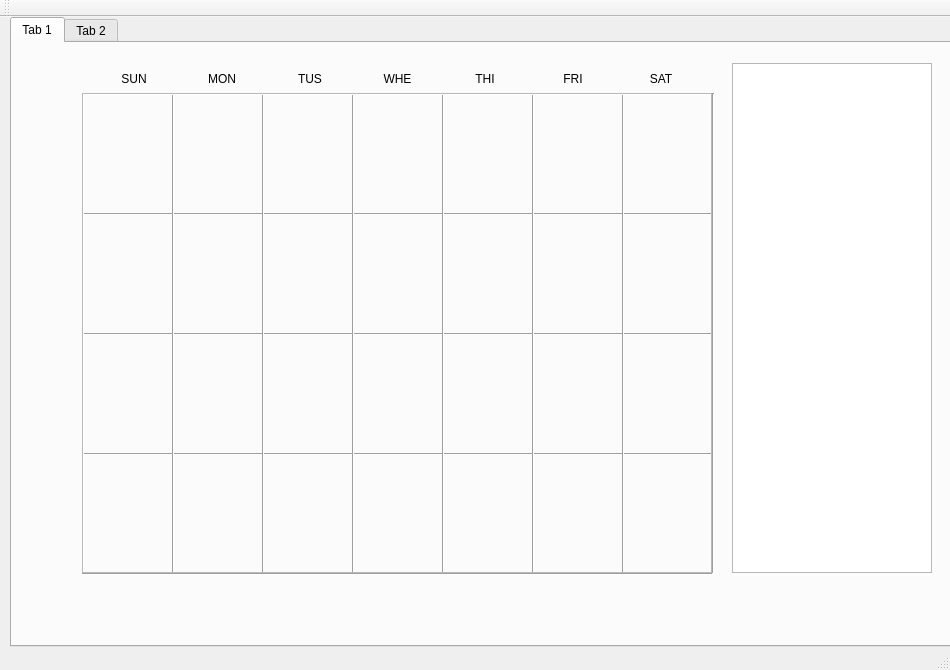
<?xml version="1.0" encoding="UTF-8"?>
<ui version="4.0">
 <class>MainWindow</class>
 <widget class="QMainWindow" name="MainWindow">
  <property name="geometry">
   <rect>
    <x>0</x>
    <y>0</y>
    <width>950</width>
    <height>670</height>
   </rect>
  </property>
  <property name="windowTitle">
   <string>MainWindow</string>
  </property>
  <widget class="QWidget" name="centralWidget">
   <widget class="QTabWidget" name="tabWidget">
    <property name="geometry">
     <rect>
      <x>10</x>
      <y>0</y>
      <width>950</width>
      <height>630</height>
     </rect>
    </property>
    <property name="toolTip">
     <string>&lt;html&gt;&lt;head/&gt;&lt;body&gt;&lt;p&gt;erwefwf&lt;/p&gt;&lt;/body&gt;&lt;/html&gt;</string>
    </property>
    <property name="currentIndex">
     <number>0</number>
    </property>
    <widget class="QWidget" name="tab_1">
     <attribute name="title">
      <string>Tab 1</string>
     </attribute>
     <widget class="QWidget" name="verticalLayoutWidget">
      <property name="geometry">
       <rect>
        <x>50</x>
        <y>50</y>
        <width>21</width>
        <height>481</height>
       </rect>
      </property>
      <layout class="QVBoxLayout" name="verticalLayout_1">
       <item>
        <widget class="QLabel" name="label_1">
         <property name="text">
          <string>9</string>
         </property>
         <property name="alignment">
          <set>Qt::AlignCenter</set>
         </property>
        </widget>
       </item>
       <item>
        <widget class="QLabel" name="label_2">
         <property name="text">
          <string>10</string>
         </property>
         <property name="alignment">
          <set>Qt::AlignCenter</set>
         </property>
        </widget>
       </item>
       <item>
        <widget class="QLabel" name="label_3">
         <property name="text">
          <string>11</string>
         </property>
         <property name="alignment">
          <set>Qt::AlignCenter</set>
         </property>
        </widget>
       </item>
       <item>
        <widget class="QLabel" name="label_4">
         <property name="text">
          <string>12</string>
         </property>
         <property name="alignment">
          <set>Qt::AlignCenter</set>
         </property>
        </widget>
       </item>
       <item>
        <widget class="QLabel" name="label_5">
         <property name="text">
          <string>13</string>
         </property>
         <property name="alignment">
          <set>Qt::AlignCenter</set>
         </property>
        </widget>
       </item>
       <item>
        <widget class="QLabel" name="label_6">
         <property name="text">
          <string>14</string>
         </property>
         <property name="alignment">
          <set>Qt::AlignCenter</set>
         </property>
        </widget>
       </item>
       <item>
        <widget class="QLabel" name="label_7">
         <property name="text">
          <string>15</string>
         </property>
         <property name="alignment">
          <set>Qt::AlignCenter</set>
         </property>
        </widget>
       </item>
       <item>
        <widget class="QLabel" name="label_8">
         <property name="text">
          <string>16</string>
         </property>
         <property name="alignment">
          <set>Qt::AlignCenter</set>
         </property>
        </widget>
       </item>
       <item>
        <widget class="QLabel" name="label_9">
         <property name="text">
          <string>17</string>
         </property>
         <property name="alignment">
          <set>Qt::AlignCenter</set>
         </property>
        </widget>
       </item>
       <item>
        <widget class="QLabel" name="label_10">
         <property name="text">
          <string>18</string>
         </property>
         <property name="alignment">
          <set>Qt::AlignCenter</set>
         </property>
        </widget>
       </item>
       <item>
        <widget class="QLabel" name="label_11">
         <property name="text">
          <string>19</string>
         </property>
         <property name="alignment">
          <set>Qt::AlignCenter</set>
         </property>
        </widget>
       </item>
       <item>
        <widget class="QLabel" name="label_12">
         <property name="text">
          <string>20</string>
         </property>
         <property name="alignment">
          <set>Qt::AlignCenter</set>
         </property>
        </widget>
       </item>
      </layout>
     </widget>
     <widget class="QWidget" name="horizontalLayoutWidget">
      <property name="geometry">
       <rect>
        <x>70</x>
        <y>20</y>
        <width>631</width>
        <height>31</height>
       </rect>
      </property>
      <layout class="QHBoxLayout" name="horizontalLayout_1">
       <item>
        <widget class="QLabel" name="label_sun">
         <property name="text">
          <string>SUN</string>
         </property>
         <property name="alignment">
          <set>Qt::AlignCenter</set>
         </property>
        </widget>
       </item>
       <item>
        <widget class="QLabel" name="label_mon">
         <property name="text">
          <string>MON</string>
         </property>
         <property name="alignment">
          <set>Qt::AlignCenter</set>
         </property>
        </widget>
       </item>
       <item>
        <widget class="QLabel" name="label_tus">
         <property name="text">
          <string>TUS</string>
         </property>
         <property name="alignment">
          <set>Qt::AlignCenter</set>
         </property>
        </widget>
       </item>
       <item>
        <widget class="QLabel" name="label_whe">
         <property name="text">
          <string>WHE</string>
         </property>
         <property name="alignment">
          <set>Qt::AlignCenter</set>
         </property>
        </widget>
       </item>
       <item>
        <widget class="QLabel" name="label_thi">
         <property name="text">
          <string>THI</string>
         </property>
         <property name="alignment">
          <set>Qt::AlignCenter</set>
         </property>
        </widget>
       </item>
       <item>
        <widget class="QLabel" name="label_fri">
         <property name="text">
          <string>FRI</string>
         </property>
         <property name="alignment">
          <set>Qt::AlignCenter</set>
         </property>
        </widget>
       </item>
       <item>
        <widget class="QLabel" name="label_sat">
         <property name="text">
          <string>SAT</string>
         </property>
         <property name="alignment">
          <set>Qt::AlignCenter</set>
         </property>
        </widget>
       </item>
      </layout>
     </widget>
     <widget class="Line" name="line_2">
      <property name="geometry">
       <rect>
        <x>70</x>
        <y>170</y>
        <width>630</width>
        <height>3</height>
       </rect>
      </property>
      <property name="orientation">
       <enum>Qt::Horizontal</enum>
      </property>
     </widget>
     <widget class="Line" name="line_3">
      <property name="geometry">
       <rect>
        <x>70</x>
        <y>290</y>
        <width>630</width>
        <height>3</height>
       </rect>
      </property>
      <property name="orientation">
       <enum>Qt::Horizontal</enum>
      </property>
     </widget>
     <widget class="Line" name="line_4">
      <property name="geometry">
       <rect>
        <x>70</x>
        <y>410</y>
        <width>630</width>
        <height>3</height>
       </rect>
      </property>
      <property name="orientation">
       <enum>Qt::Horizontal</enum>
      </property>
     </widget>
     <widget class="Line" name="line_5">
      <property name="geometry">
       <rect>
        <x>70</x>
        <y>530</y>
        <width>630</width>
        <height>3</height>
       </rect>
      </property>
      <property name="orientation">
       <enum>Qt::Horizontal</enum>
      </property>
     </widget>
     <widget class="Line" name="line_7">
      <property name="geometry">
       <rect>
        <x>250</x>
        <y>50</y>
        <width>3</width>
        <height>480</height>
       </rect>
      </property>
      <property name="orientation">
       <enum>Qt::Vertical</enum>
      </property>
     </widget>
     <widget class="Line" name="line_8">
      <property name="geometry">
       <rect>
        <x>160</x>
        <y>50</y>
        <width>3</width>
        <height>480</height>
       </rect>
      </property>
      <property name="orientation">
       <enum>Qt::Vertical</enum>
      </property>
     </widget>
     <widget class="Line" name="line_9">
      <property name="geometry">
       <rect>
        <x>340</x>
        <y>50</y>
        <width>3</width>
        <height>480</height>
       </rect>
      </property>
      <property name="orientation">
       <enum>Qt::Vertical</enum>
      </property>
     </widget>
     <widget class="Line" name="line_10">
      <property name="geometry">
       <rect>
        <x>430</x>
        <y>50</y>
        <width>3</width>
        <height>480</height>
       </rect>
      </property>
      <property name="orientation">
       <enum>Qt::Vertical</enum>
      </property>
     </widget>
     <widget class="Line" name="line_11">
      <property name="geometry">
       <rect>
        <x>520</x>
        <y>50</y>
        <width>3</width>
        <height>480</height>
       </rect>
      </property>
      <property name="orientation">
       <enum>Qt::Vertical</enum>
      </property>
     </widget>
     <widget class="Line" name="line_12">
      <property name="geometry">
       <rect>
        <x>610</x>
        <y>50</y>
        <width>3</width>
        <height>480</height>
       </rect>
      </property>
      <property name="orientation">
       <enum>Qt::Vertical</enum>
      </property>
     </widget>
     <widget class="Line" name="line_13">
      <property name="geometry">
       <rect>
        <x>700</x>
        <y>50</y>
        <width>3</width>
        <height>480</height>
       </rect>
      </property>
      <property name="orientation">
       <enum>Qt::Vertical</enum>
      </property>
     </widget>
     <widget class="Line" name="line_14">
      <property name="geometry">
       <rect>
        <x>70</x>
        <y>50</y>
        <width>3</width>
        <height>480</height>
       </rect>
      </property>
      <property name="orientation">
       <enum>Qt::Vertical</enum>
      </property>
     </widget>
     <widget class="Line" name="line_6">
      <property name="geometry">
       <rect>
        <x>70</x>
        <y>50</y>
        <width>630</width>
        <height>3</height>
       </rect>
      </property>
      <property name="orientation">
       <enum>Qt::Horizontal</enum>
      </property>
     </widget>
     <widget class="QFrame" name="mainFrame">
      <property name="geometry">
       <rect>
        <x>70</x>
        <y>50</y>
        <width>630</width>
        <height>480</height>
       </rect>
      </property>
      <property name="frameShape">
       <enum>QFrame::StyledPanel</enum>
      </property>
      <property name="frameShadow">
       <enum>QFrame::Raised</enum>
      </property>
     </widget>
     <widget class="QListWidget" name="listWidget_2">
      <property name="geometry">
       <rect>
        <x>720</x>
        <y>20</y>
        <width>200</width>
        <height>510</height>
       </rect>
      </property>
     </widget>
    </widget>
    <widget class="QWidget" name="tab_2">
     <attribute name="title">
      <string>Tab 2</string>
     </attribute>
     <widget class="QListWidget" name="listWidget">
      <property name="geometry">
       <rect>
        <x>50</x>
        <y>40</y>
        <width>581</width>
        <height>531</height>
       </rect>
      </property>
     </widget>
     <widget class="QLineEdit" name="lineEdit">
      <property name="geometry">
       <rect>
        <x>720</x>
        <y>110</y>
        <width>113</width>
        <height>21</height>
       </rect>
      </property>
     </widget>
    </widget>
   </widget>
  </widget>
  <widget class="QMenuBar" name="menuBar">
   <property name="geometry">
    <rect>
     <x>0</x>
     <y>0</y>
     <width>950</width>
     <height>26</height>
    </rect>
   </property>
  </widget>
  <widget class="QToolBar" name="mainToolBar">
   <attribute name="toolBarArea">
    <enum>TopToolBarArea</enum>
   </attribute>
   <attribute name="toolBarBreak">
    <bool>false</bool>
   </attribute>
  </widget>
  <widget class="QStatusBar" name="statusBar"/>
 </widget>
 <layoutdefault spacing="6" margin="11"/>
 <resources/>
 <connections/>
</ui>
